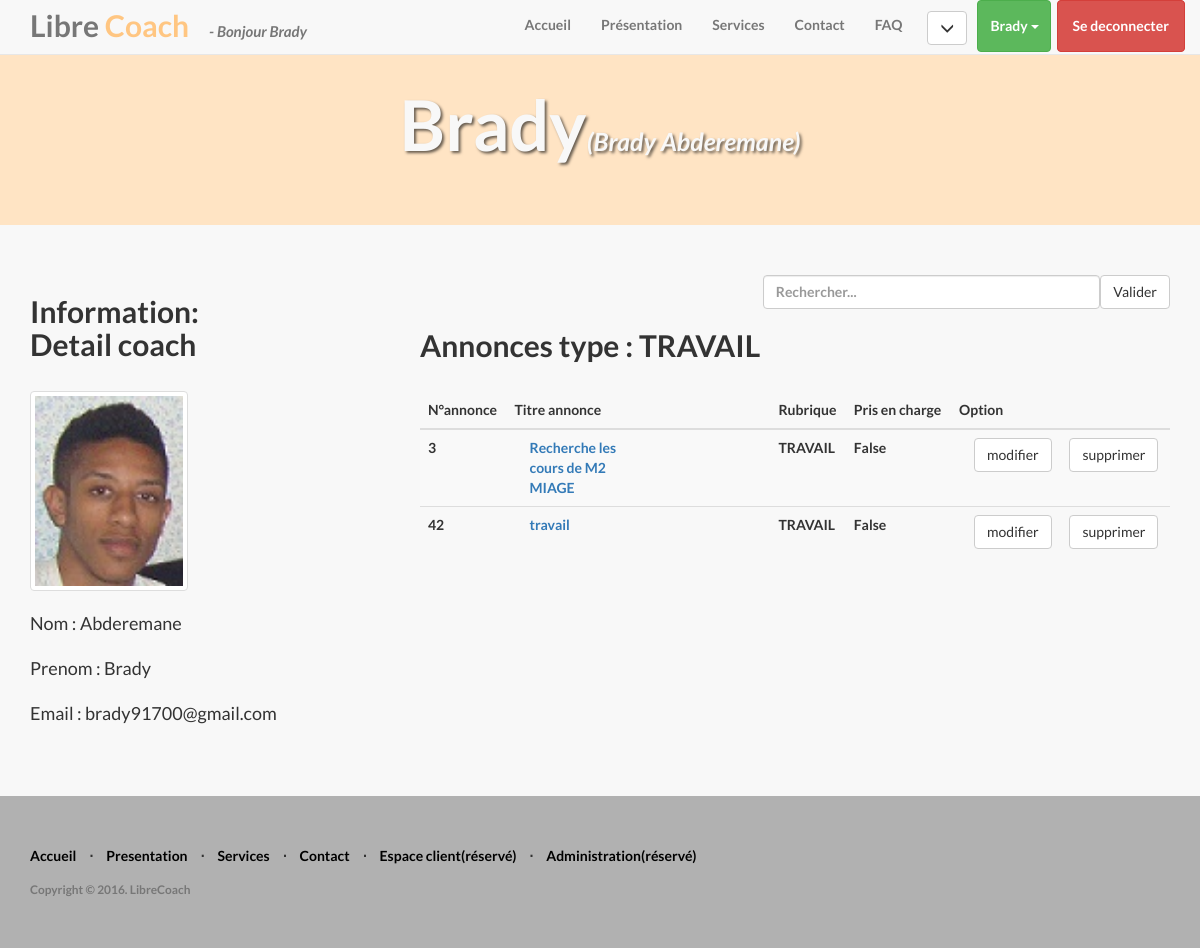
/librecoach/connexion/ (signed in), run on the app's committed database.
### librecoach/models.py (models this page shows, shortened)
class Coach(models.Model):
	user = models.OneToOneField(User, on_delete=models.CASCADE, default='inconnu')
	specialiste = models.CharField(max_length=30, choices=type_rubrique)
	coach_image = models.FileField()
	def __str__(self):
		return self.specialiste

class Annonce(models.Model):
	username = models.CharField(max_length=30, default='--')
	nom = models.CharField(max_length=30)
	prenom = models.CharField(max_length=30)
	email = models.CharField(max_length=30)
	telephone = models.CharField(max_length=30)
	pays = models.CharField(max_length=30)
	ville = models.CharField(max_length=30)
	code_postal = models.CharField(max_length=30)
	rubrique = models.ForeignKey(Coach, blank=True, null=True)
	titre_annonce = models.CharField(max_length=100)
	descriptif_annonce = models.TextField()
	date_depot = models.DateTimeField(default=datetime.now())
	pris_en_charge = models.BooleanField(default=False)
	lundi = models.CharField(max_length=30, choices=journee, default='00')
	mardi = models.CharField(max_length=30, choices=journee, default='00')
	mercredi = models.CharField(max_length=30, choices=journee, default='00')
	jeudi = models.CharField(max_length=30, choices=journee, default='00')
	vendredi = models.CharField(max_length=30, choices=journee, default='00')
	user = models.ForeignKey(User, blank=True, null=True)

### librecoach/views.py (the view, shortened to what this page needs)
class CoachView(DetailView):
	form_class= Loginform
	template_name = 'librecoach/connexion/coach_login.html'
	template_name2 = 'librecoach/connexion/detail_coach.html'
	def get(self, request):
		form = self.form_class(None)
		return render(request, self.template_name, {'form': form})

### librecoach/forms.py (shortened to what this page needs)
class Loginform(forms.Form):
    username = forms.CharField()
    password = forms.CharField(widget=forms.PasswordInput)

### librecoach/templates/librecoach/connexion/coach_login.html (shortened to what this page needs)
    {% load static %}
    {% include 'librecoach/corp/header.html' %}
    {% if user.is_staff %}
    {% include 'librecoach/connexion/detail_coach.html' %}
    {% endif %}
    {% include 'librecoach/corp/footer.html' %}

### librecoach/templates/librecoach/corp/header.html (shortened to what this page needs)
<!DOCTYPE html>
<html lang="en">
<head>
    {% load static %}
    <link href="{% static 'librecoach/css/bootstrap.min.css' %}" rel="stylesheet">
    <link href="{% static 'librecoach/css/landing-page.css' %}" rel="stylesheet">
    <link href="{% static 'librecoach/font-awesome/css/font-awesome.min.css' %}" rel="stylesheet" type="text/css">
</head>
<body>
    <nav class="navbar navbar-default navbar-fixed-top topnav" role="navigation">
        <div class="container topnav">
            <div class="navbar-header">
                <a class="navbar-brand topnav" href="{% url 'librecoach:index' %}" style="font-size: 30px;">Libre <span style="color:#ffc682">Coach</span>{% if user.is_active %}<span style="margin-left:20px;font-size:15px"><i>- Bonjour {{user.username}}</i></span>{% endif %}</a>
            </div>
            <div class="collapse navbar-collapse" id="bs-example-navbar-collapse-1">
                <ul class="nav navbar-nav navbar-right">
                    <li>
                        <a href="{% url 'librecoach:index' %}#accueil">Accueil</a>
                    </li>
                    <li>
                        <a href="{% url 'librecoach:index' %}#presentation">Présentation</a>
                    </li>
                    <li>
                        <a href="{% url 'librecoach:index' %}#services">Services</a>
                    </li>
                    <li>
                        <a href="{% url 'librecoach:index' %}#contact">Contact</a>
                    </li>
                    <li>
                        <a href="{% url 'librecoach:faq' %}">FAQ</a>
                    </li>
                    <li>
                        {% if user.is_active%}
                        <div class="dropdown">
                          <button style="margin: 10px;" class="glyphicon glyphicon-menu-down btn btn-default dropdown-toggle" type="button" id="dropdownMenu2" data-toggle="dropdown" aria-haspopup="true" aria-expanded="false">
                          </button>
                        </div>
                        {% else %}
                    </li>
                    <li style="background: #2e6da4; border-radius: 5px; margin-right: 10px;">
                        <a class="btn btn-primary" href="{% url 'librecoach:creer-compte' %}" role="button" style="color:#ccc;">S'inscrire</a>
                    </li>
                        {% endif %}
                    {% include 'librecoach/connexion/login.html' %}
                </ul>
            </div>
        </div>
    </nav>

### librecoach/templates/librecoach/connexion/login.html (shortened to what this page needs)
    {% if user.is_active%}
<li>
    <div class="dropdown">
      <button style="padding-top: 15px;padding-bottom: 15px;font-weight: bold;width:99%" class="btn btn-success dropdown-toggle" type="button" id="dropdownMenu1" data-toggle="dropdown" aria-haspopup="true" aria-expanded="false">
        {{ user.username }}
        <span class="caret"></span>
      </button>
    </div>
</li>
<li style="background: #c9302c; border-radius: 5px; margin-left: 5px;"><a class="btn btn-danger" href="{% url 'librecoach:accueil' %}"><span style="color:white; font-weight: bold;">Se deconnecter</span></a></li>
    {% endif %}

### librecoach/templates/librecoach/connexion/detail_coach.html (shortened to what this page needs)
    {% load static %}
    {% include 'librecoach/corp/header.html' %}
    <div class="intro-header" style="background:bisque">
        <div class="container">
            <div class="row">
                <div class="col-lg-12">
                    <div class="intro-message-page">
                        <h1 style="padding-top: 25px;">{{user.username}}<span style="font-size:25px"><i>({{user.last_name}} {{user.first_name}})</i></span></h1>
                    </div>
                </div>
            </div>
        </div>
    </div>
    {% if user.is_staff %}
    <div class="content-section-a">
        <div class="container">
            <div class="row">
                <div class="col-lg-4 col-sm-4">
                    <h2 class="section-heading">Information:<br>Detail coach</h2>
                    <img style="width:auto;height:200px" src="{{user.coach.coach_image.url}}" alt="..." class="img-thumbnail"><br>
                    <br><p class="lead">Nom : {{ user.first_name }}</p>
                    <p class="lead">Prenom : {{ user.last_name }}</p>
                    <p class="lead">Email : {{ user.email }}</p>
                </div>
                <div class="col-lg-8 col-sm-6">
                    <div class="clearfix">
                        <div class="form-group">
                          <input style="float:right" type="submit" class="btn btn-default" value="Valider"><input style="width: 45%;float: right;" id="annonce" type="text" class="form-control" placeholder="Rechercher...">
                        </div>
                    </div>
                    <h2 class="section-heading">Annonces type : {{user.coach.specialiste}}</h2>
                    <table class="table table-striped">
                        <thead><tr><th>N°annonce</th><th>Titre annonce</th><th>Rubrique</th><th>Pris en charge</th><th>Option</tr></thead>
                        <tbody>
                        {% for annonce in user.coach.annonce_set.all %}
                        <tr> <th scope="row">{{ annonce.id }}</th> <td><a class="col-lg-6 col-sm-6" href="/librecoach/{{ annonce.id }}/">{{ annonce.titre_annonce }}</a></td> <td>{{annonce.rubrique}}</td> <td>{{ annonce.pris_en_charge }}</td> <td><a style="margin: 0px 15px 0px 15px;" class="btn btn-default" href="{% url 'librecoach:annonce-coach-modifier' annonce.id %}">modifier</a>
                                    <form style="display:inline" action="{% url 'librecoach:annonce-supprimer2' annonce.id %}" method="post">
                                        <button onclick="return confirm('Etes vous sure de supprimer l\'annonce \'{{annonce.titre_annonce}}\'?')" class="btn btn-default" type="submit">supprimer</button>
                                    </form></td>
                                </tr>
                        {% endfor %}
                        </tbody>
                    </table>
                </div>
            </div>
        </div>
    </div>
    {% endif %}

### librecoach/static/librecoach/css/landing-page.css (style rules this page uses)
body, html { width: 100%; height: 100%; }
body, h1, h2, h3, h4, h5, h6 { font-family: "Lato","Helvetica Neue",Helvetica,Arial,sans-serif; font-weight: 700; }
.topnav { font-size: 14px; }
.lead { font-size: 18px; font-weight: 400; }
.intro-header { padding-top: 50px; padding-bottom: 50px; text-align: center; color: #f8f8f8; background: url(../images/home.png) no-repeat center center; background-size: cover; }
.intro-message-page { position: relative; padding-top: 1%; padding-bottom: 1%; }
.intro-message-page> h1 { margin: 0; text-shadow: 2px 2px 3px rgba(0,0,0,0.6); font-size: 5em; }
.content-section-a { padding: 50px 0; background-color: #f8f8f8; }
.section-heading { margin-bottom: 30px; }
input[type=text] { width:100%; }
a { cursor : pointer; }

### data on the page
Annonce: id "3", titre_annonce "Recherche les cours de M2 MIAGE", rubrique "TRAVAIL", pris_en_charge "False"
Annonce: id "42", titre_annonce "travail", rubrique "TRAVAIL", pris_en_charge "False"

### other printed values
{{ user.username }} "Brady"
{{ user.last_name }} "Brady"
{{ user.first_name }} "Abderemane"
{{ user.email }} "brady91700@gmail.com"
{{ user.coach.specialiste }} "TRAVAIL"
